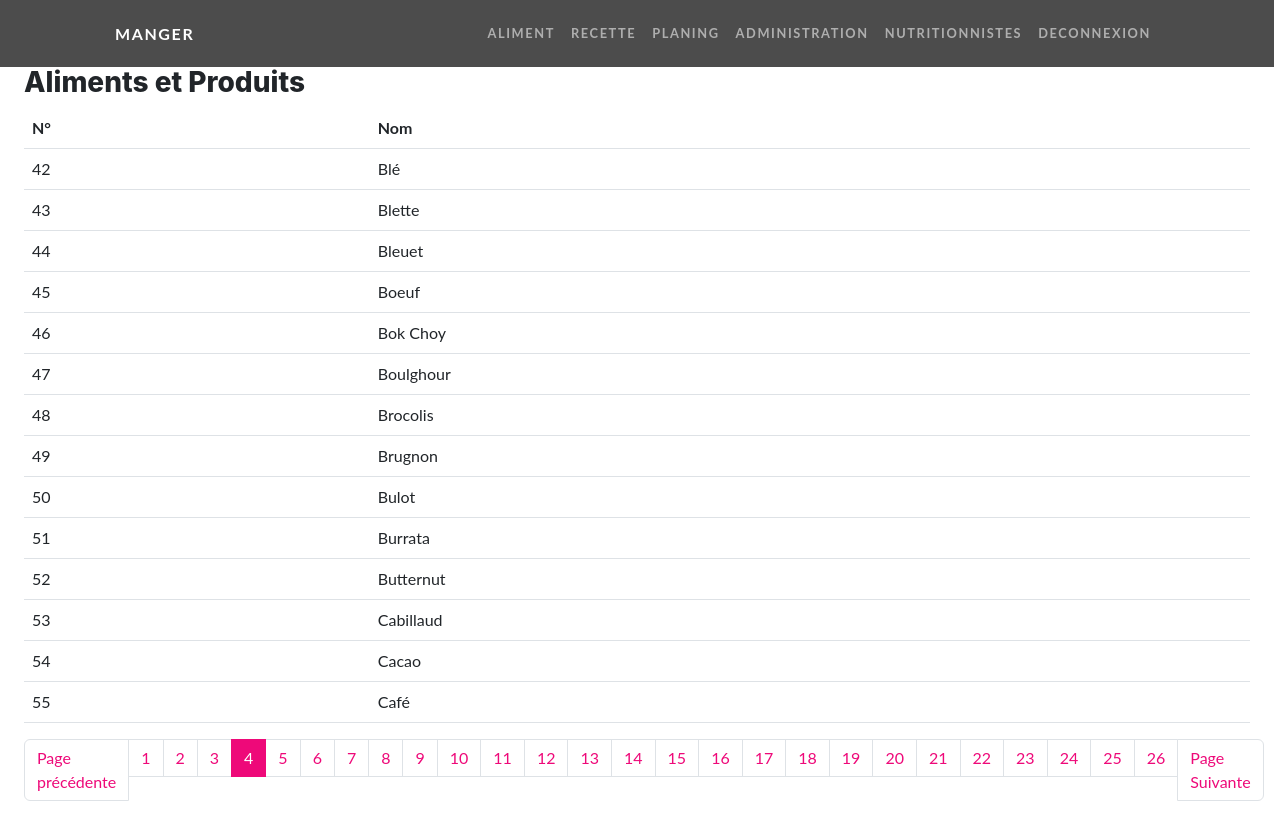
The app's page /aliment?page=4 (signed in) with its own data.
### tables this page shows
CREATE TABLE IF NOT EXISTS `aliment` (
  `id` int NOT NULL AUTO_INCREMENT,
  `nom` varchar(255) NOT NULL,
  PRIMARY KEY (`id`)
);

### src/Controllers/Controller.php (called while the page is built, shortened)
<?php
abstract class Controller {
    function render (string $fichier, array $donnees = [], string $template = 'default.php') {
        extract($donnees);
        require_once ROOT . '/Views/' . $fichier;
    }
    function secure($string) {
        return htmlspecialchars(strip_tags($string));
    }
}

### src/Controllers/AlimentController.php (called while the page is built, shortened)
<?php
class AlimentController extends Controller {
    public function index() {
        $alimentModel = new AlimentModel();
        $alimentsParPage = 14;
        $nbALiment = $alimentModel->countAllAliments();
        $nbPage = ceil($nbALiment->nbAliment / $alimentsParPage);
        if(isset($_GET['page']) && !empty($_GET['page'])) {
            $pageActuelle = (int) $this->secure($_GET['page']);
        }else{
            $pageActuelle = 1;
        }
        $premierItem = $pageActuelle * $alimentsParPage - $alimentsParPage;
        $aliments = $alimentModel->findByLimits($premierItem, $alimentsParPage);
        return $this->render('aliment/index.php', [
            'aliments' => $aliments,
            'premierItem' => $premierItem,
            'pageActuelle' => $pageActuelle,
            'nbPage' => $nbPage
        ]);
    }
}

### index.php (called while the page is built, shortened)
<?php
$app = new Main();
$app->start();

### src/Models/AlimentModel.php (called while the page is built, shortened)
<?php
class AlimentModel extends Model {
    public function __construct() {
        $this->table = 'aliment';
    }
    public function countAllAliments() {
        return $this->executeQuery('SELECT count(aliment.id) AS nbAliment FROM ' . $this->table)->fetch();
    }
    public function findByLimits(int $premierItem, int $nbItem) {
        $query = $this->executeQuery('SELECT * FROM ' . $this->table . ' ORDER BY nom LIMIT ' . $premierItem . ', ' . $nbItem);
        return $query->fetchAll();
    }
}

### src/Core/Database.php (called while the page is built, shortened)
<?php
class Database extends PDO {
    private static $instance;
    private function __construct() {
        $_dsn = 'mysql:dbname=' .  $_ENV['DBNAME'] .  ';host=' . $_ENV['DBHOST'];
    }
    public static function getInstance():self {
        if(self::$instance === null) {
            self::$instance = new self();
        }
        return self::$instance;
    }
}

### src/Models/Model.php (called while the page is built, shortened)
<?php
class Model extends Database {
    public function executeQuery(string $sql, array $attributs = null){
        $this->db = Database::getInstance();
        if($attributs !== null) {
            $query = $this->db->prepare($sql);
            $query->execute($attributs);
            return $query;
        }else{
            return $this->db->query($sql);
        }
    }
}

### Views/aliment/index.php (the view)
<main class="px-4">
    <section class="col-12">
        <h3>Aliments et Produits</h3>
        <table class="table">
            <thead>
                <th>N°</th>
                <th>Nom</th>
            </thead>
            <tbody>
                <?php foreach ($aliments as $index => $aliment) : ?>
                    <tr>
                        <td><?= $index + $premierItem ?></td>
                        <td><?= $aliment->nom ?></td>
                    </tr>
                <?php endforeach ?>
            </tbody>
        </table>
        <nav>
            <ul class="pagination">
                <li class="page-item <?= ($pageActuelle == 1) ? "disabled" : "" ?>">
                    <a href="?page=<?= $pageActuelle -1 ?>" class="page-link">Page précédente</a>
                </li>
                <?php for($page = 1; $page <= $nbPage; $page++): ?>
                    <li class="page-item <?= ($pageActuelle == $page) ? "active" : "" ?>">
                        <a href="?page=<?= $page ?>" class="page-link"><?= $page ?></a>
                    </li>
                <?php endfor ?>
                <li class="page-item">
                    <a href="?page=<?= $pageActuelle + 1 ?>" class="page-link <?= ($pageActuelle == $nbPage) ? "disabled" : "" ?>">Page Suivante</a>
                </li>
            </ul>
        </nav>
    </section>
</main>

### records on screen
aliment: premierItem "42", nom "Blé"
aliment: premierItem "43", nom "Blette"
aliment: premierItem "44", nom "Bleuet"
aliment: premierItem "45", nom "Boeuf"
aliment: premierItem "46", nom "Bok Choy"
aliment: premierItem "47", nom "Boulghour"
aliment: premierItem "48", nom "Brocolis"
aliment: premierItem "49", nom "Brugnon"
aliment: premierItem "50", nom "Bulot"
aliment: premierItem "51", nom "Burrata"
aliment: premierItem "52", nom "Butternut"
aliment: premierItem "53", nom "Cabillaud"
aliment: premierItem "54", nom "Cacao"
aliment: premierItem "55", nom "Café"
